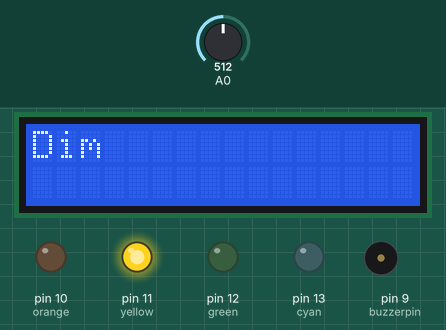
A program run on a simulated Arduino Uno, built with avr-gcc and run on an emulated ATmega328P. On the bench: 16×2 character LCD, output pins drawn as LEDs (lit = HIGH), buzzer (waves = sounding). The test bench sets the inputs (shaded band); at power-on: A0 = 512. What the program prints to the serial monitor is not drawn.

Above: at 1.2 s.
1.3 s: A0 set to 493
At 5.8 s:
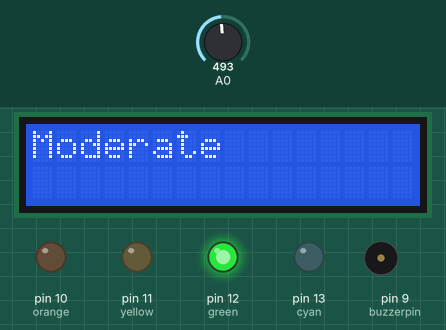
11.7 s: A0 set to 265
17.8 s: A0 set to 236
At 21.1 s:
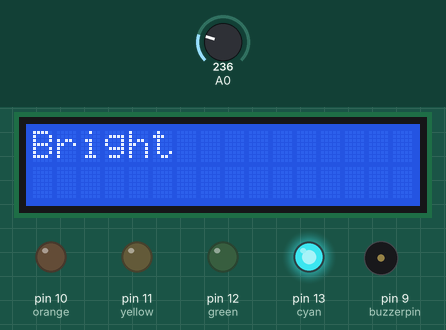
23.9 s: A0 set to 760
At 25.9 s:
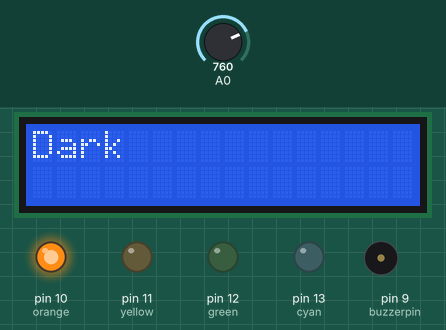
31.6 s: A0 set to 734
At 36.6 s:
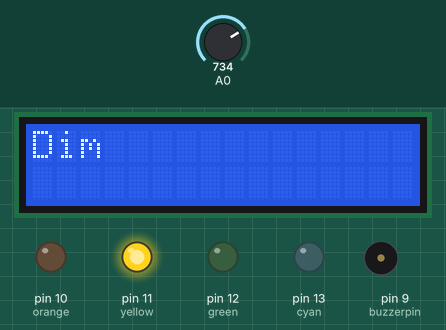
41.8 s: A0 set to 900
At 46.2 s:
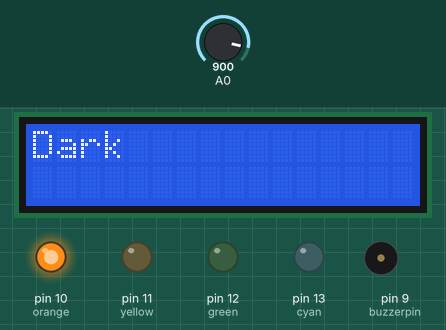
Timing chart, 0 to 52.1 s (numbered marks = the images above; inputs shaded):
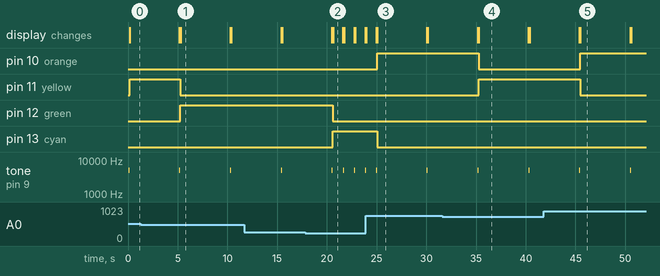

The program:

main.cpp
```cpp
#include <Arduino.h>
#include <LiquidCrystal_I2C.h>

LiquidCrystal_I2C lcd(0x27,16,2);

int cyan = 13;
int green = 12;
int yellow = 11;
int orange = 10;
int buzzerpin = 9;

void setup() {
  pinMode(cyan, OUTPUT);
  pinMode(green, OUTPUT);
  pinMode(yellow, OUTPUT);
  pinMode(orange,OUTPUT);
  pinMode(buzzerpin, OUTPUT);
  pinMode(A0, INPUT);

  Serial.begin(9600);

  lcd.init();
  lcd.backlight();
  lcd.clear();

}

void loop() {
  double value = analogRead(A0);

  Serial.println("values is:");
  Serial.println(value);

  if(value< 250){
    tone(buzzerpin,5000);
    delay(100);
    noTone(buzzerpin);
    digitalWrite(cyan, HIGH);
    digitalWrite(green, LOW);
    digitalWrite(yellow, LOW);
    digitalWrite(yellow, LOW);
    lcd.setCursor(0,0);
    lcd.print("Bright");
     delay(1000);

  }else if(value >= 250 && value < 500){
    tone(buzzerpin,5000);
    delay(100);
    noTone(buzzerpin);
    digitalWrite(cyan, LOW);
    digitalWrite(green, HIGH);
    digitalWrite(yellow, LOW);
    digitalWrite(yellow, LOW);
    lcd.setCursor(0,0);
    lcd.print("Moderate");
      delay(5000);
  }
  else if(value >= 500 && value < 750){
     tone(buzzerpin,5000);
    delay(100);
    noTone(buzzerpin);
    digitalWrite(cyan, LOW);
    digitalWrite(green, LOW);
    digitalWrite(yellow, HIGH);
    digitalWrite(orange, LOW);
    lcd.setCursor(0,0);
    lcd.print("Dim");
    delay(5000);

  }
  else{
     tone(buzzerpin,5000);
    delay(100);
    noTone(buzzerpin);
    digitalWrite(cyan, LOW);
    digitalWrite(green, LOW);
    digitalWrite(yellow, LOW);
    digitalWrite(orange, HIGH);
    lcd.setCursor(0,0);
    lcd.print("Dark");
     delay(5000);
  }
   lcd.clear();
  }
```

Measured:
- the behaviour switches between 500 and 499 on A0 (found by bisection; images 0 and 1)
- the behaviour switches between 250 and 249 on A0 (found by bisection; images 1 and 2)
- the behaviour switches between 750 and 749 on A0 (found by bisection; images 3 and 4)
- after the input at 1.3 s, pin 11 (yellow): HIGH → LOW after 4.0 s; pin 12 (green): LOW → HIGH after 4.0 s; the display: first differs from a run without the input after 4.0 s (image 1)
- after the input at 17.8 s, pin 12 (green): HIGH → LOW after 2.8 s; pin 13 (cyan): LOW → HIGH after 2.8 s; the display: first differs from a run without the input after 2.8 s (image 2)
- after the input at 23.9 s, pin 10 (orange): LOW → HIGH after 1.2 s; pin 13 (cyan): HIGH → LOW after 1.2 s; the display: first differs from a run without the input after 1.2 s (image 3)
- after the input at 31.6 s, pin 10 (orange): HIGH → LOW after 3.7 s; pin 11 (yellow): LOW → HIGH after 3.7 s; the display: first differs from a run without the input after 3.7 s (image 4)
- after the input at 41.8 s, pin 10 (orange): LOW → HIGH after 3.7 s; pin 11 (yellow): HIGH → LOW after 3.7 s; the display: first differs from a run without the input after 3.7 s (image 5)
